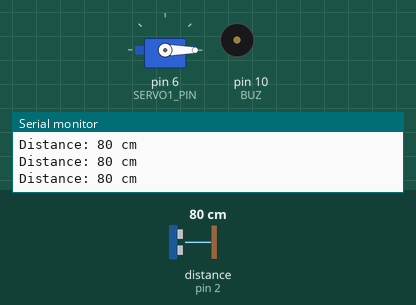
This sketch was run on a simulated Arduino Uno, built with avr-gcc and run on an emulated ATmega328P. On the bench: servo, buzzer (waves = sounding, pin HIGH), the last lines printed to the serial monitor. Inputs (shaded band) come from the test bench; at power-on: distance to the obstacle (sensor on pin 2) 80 cm. The echo pulse lasts 58.3 µs per cm.

Above: at 1.2 s.
1.3 s: distance to the obstacle (sensor on pin 2) set to 56 cm
2.8 s: distance to the obstacle (sensor on pin 2) set to 47 cm
At 3.2 s:
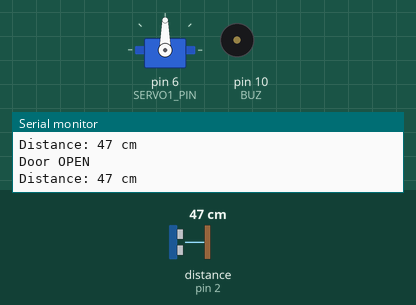
4.3 s: distance to the obstacle (sensor on pin 2) set to 12 cm
5.8 s: distance to the obstacle (sensor on pin 2) set to 9 cm
At 5.98 s:
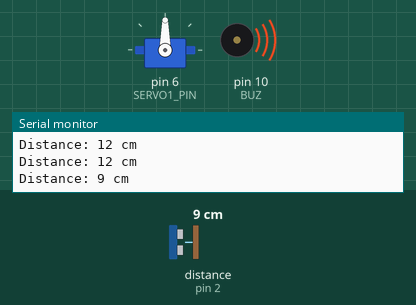
8.8 s: distance to the obstacle (sensor on pin 2) set to 18 cm
At 8.8 s:
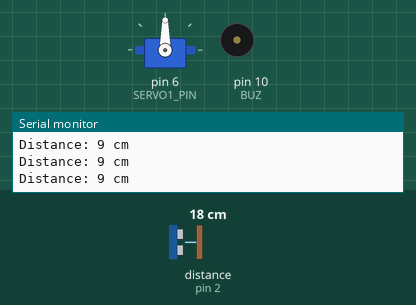
10.3 s: distance to the obstacle (sensor on pin 2) set to 2 cm
At 10.4 s:
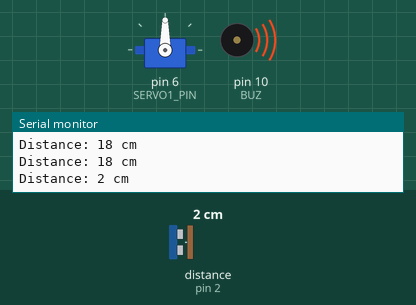
Timing chart, 0 to 14.3 s (numbered marks = the images above; inputs shaded):
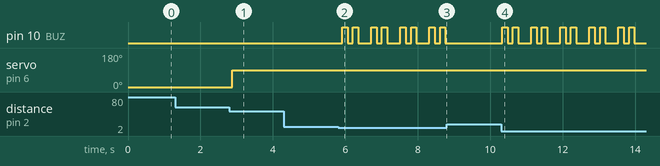

The sketch:

lesson-21_Intelligent_Automatic_Door.ino
```cpp
#include <HCSR04.h>
#include <Servo.h>

/* ---------- Ultrasonic ---------- */
const byte triggerPin = 8;
const byte echoPin = 2;
UltraSonicDistanceSensor distanceSensor(triggerPin, echoPin);

/* ---------- Servo ---------- */
#define SERVO1_PIN 6

Servo myservo1;

int doorOpenAngle = 90;    // Door open angle (adjustable)
int doorCloseAngle = 0;    // Door close angle

/* ---------- Buzzer ---------- */
#define BUZ 10

/* ---------- State variables ---------- */
bool doorIsOpen = false;          // Current door state
unsigned long lastDetectTime = 0; // Last time a person was detected
const unsigned long closeDelay = 5000; // 5 seconds

void setup() {
  Serial.begin(115200);

  myservo1.attach(SERVO1_PIN, 600, 2520);

  pinMode(BUZ, OUTPUT);

  // Initial state: door closed
  myservo1.write(doorCloseAngle);
}

void loop() {

  /* ---------- 1. Read distance ---------- */
  float distance = distanceSensor.measureDistanceCm();
  if (distance < 0)
    return;

  Serial.print("Distance: ");
  Serial.print((int)distance);
  Serial.println(" cm");

  /* ---------- 2. Anti-pinch alarm ---------- */
  if (distance > 0 && distance <= 10) {
    buzzerWarning();
  }

  /* ---------- 3. Door opening logic ---------- */
  if (distance > 0 && distance <= 50) {
    openDoor();
    lastDetectTime = millis(); // Record the time when a person is detected
  }

  /* ---------- 4. Door closing logic ---------- */
  if (doorIsOpen) {
    if (millis() - lastDetectTime >= closeDelay) {
      closeDoor();
    }
  }

  delay(200);
}

/* ================== Function definitions ================== */

// Open the door
void openDoor() {
  if (!doorIsOpen) {
    myservo1.write(doorOpenAngle);
    doorIsOpen = true;
    Serial.println("Door OPEN");
  }
}

// Close the door
void closeDoor() {
  myservo1.write(doorCloseAngle);
  doorIsOpen = false;
  Serial.println("Door CLOSE");
}

// Buzzer warning (two beeps)
void buzzerWarning() {
  for (int i = 0; i < 2; i++) {
    digitalWrite(BUZ, HIGH);
    delay(150);
    digitalWrite(BUZ, LOW);
    delay(150);
  }
}
```

Measured:
- the behaviour switches between 51 and 50 cm on distance to the obstacle (sensor on pin 2) (found by bisection; images 0 and 1)
- the behaviour switches between 11 and 10 cm on distance to the obstacle (sensor on pin 2) (found by bisection; images 1 and 2)
- after the input at 2.8 s, servo on pin 6 (SERVO1_PIN): 0° → 90° after 0.07 s
- after the input at 5.8 s, pin 10 (BUZ): LOW → HIGH after 0.11 s, then repeats every 0.80 s: LOW 0.15 s, HIGH 0.15 s, LOW 0.35 s, HIGH 0.15 s
- after the input at 8.8 s, pin 10 (BUZ): stops changing and stays LOW
- after the input at 10.3 s, pin 10 (BUZ): LOW → HIGH at once, then repeats every 0.80 s: LOW 0.15 s, HIGH 0.15 s, LOW 0.35 s, HIGH 0.15 s
